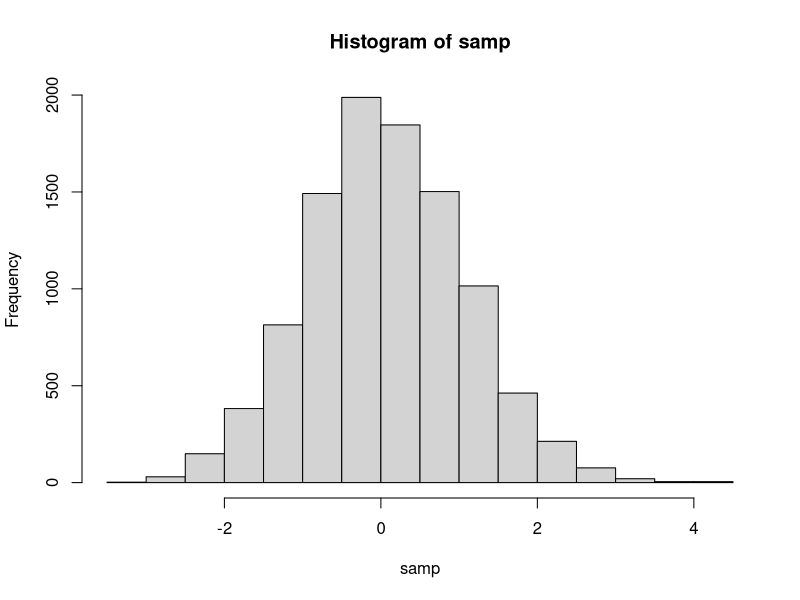

Reproduce this figure in R.
# i will first mess around with markov chains to see if i understand it
unif_proposal_sampling <- function(x, delta) {
  runif(1, x - delta, x + delta)
}

unif_proposal_density <- function(x, x_condition, delta) {
  dunif(x, min=x_condition - delta, max=x_condition + delta)
}

my_dist <- function(x){return(dnorm(x, 0, 1))}


metropolis_hastings <- function(x, p, proposal_sampler, proposal_density, lower_bound= -Inf, upper_bound = Inf, ...){
  x_new <- proposal_sampler(x, ...)
  
  #correction step
  alpha <- min((p(x_new) / p(x)), 1) #this is metropolis only because the distribution is the same
  alpha <- min((p(x_new) * proposal_density(x_new, x, ...) / p(x) * proposal_density(x, x_new, ...)), 1) #metropolis hastings update step
  
  u <- runif(1)
  
  if (u > alpha){x_new <- x}
  
  if (x_new > upper_bound | x_new < lower_bound) { x_new <- x } #left the domain
  
  return(x_new)
}

m <- 10000
samp <- c(1)

for (i in 1:m){
  x_new <- metropolis_hastings(samp[length(samp)], my_dist, unif_proposal_sampling, unif_proposal_density, delta=0.5)
  
  samp <- c(samp, x_new)
}

hist(samp)
